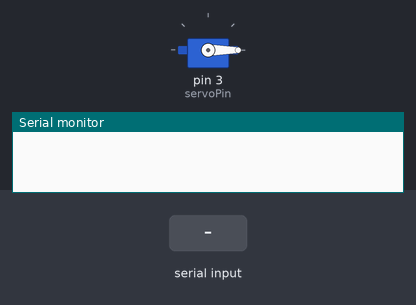
Simulated run of this sketch. Board: Arduino Uno, built with avr-gcc and run on an emulated ATmega328P. Parts: servo, the last lines printed to the serial monitor. Inputs (shaded band) come from the test bench.

Above: at 1.2 s.
1.3 s: "90,45\n" received over Serial
At 1.8 s:
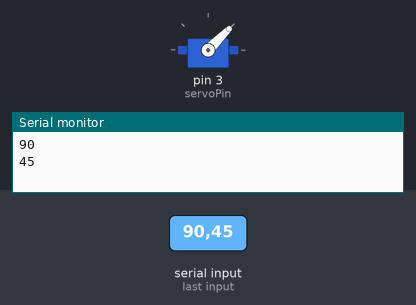
2.9 s: "30,150\n" received over Serial
At 4.2 s:
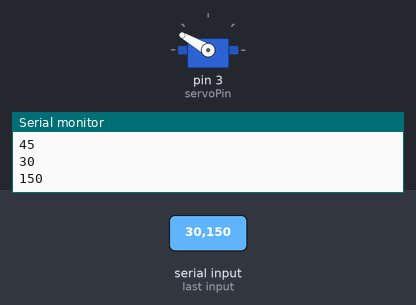
4.5 s: "200\n" received over Serial
At 5.4 s:
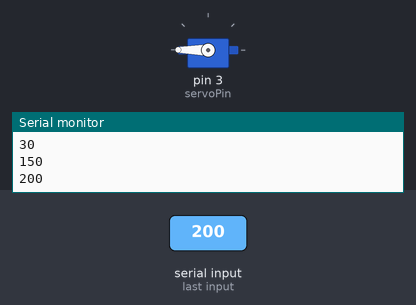
6.0 s: "90\n" received over Serial
At 6.6 s:
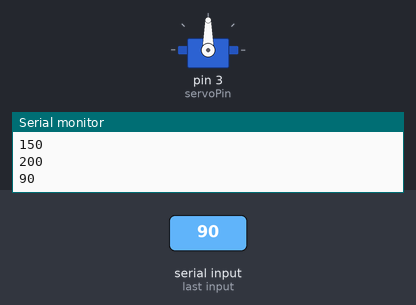
Timing chart, 0 to 8.5 s (numbered marks = the images above; inputs shaded):
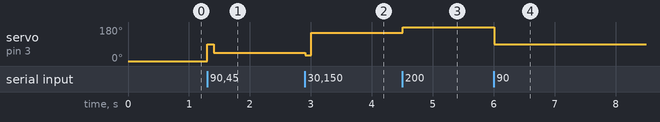

The sketch:

understanding_servo.ino
```cpp
#include <Servo.h>

// Define var to store the state of the input pin
// This var will also be modified to become angle of rotation of servo
int angle;
// Define var to input angle of rotation from serial monitor
int angleInput;

// Create servo object to interact with servo
Servo myServo;

// Define the pin for PWM control
const int servoPin = 3;  // Pin 3 will be used for controlling the servo

void setup() {
  // Initialize serial communication for debugging
  Serial.begin(9600);

  // // Set A0 as an input
  // pinMode(A0, INPUT); // This is the potentiometer
  // // Set led as output
  // pinMode(led, OUTPUT); // This was for testing potentiometer

  // Attach the Servo object to pin connected to servo
  myServo.attach(servoPin);
}

void loop() {
  // // Read the state of A0 (potentiometer) in form of int between 0-1023
  // angle = analogRead(A0);
  // // Divide potentiometer input to be in form of the servo angle input (0-180)
  // angle = angle / (5.683);
  // // Move the servo to the angle calculated and print for testing
  // myServo.write(angle);
  // Serial.println(angle);


  // Check if data is available in the Serial buffer
  if (Serial.available() > 0) {
    // Read the integer from the Serial Monitor
    angleInput = Serial.parseInt();
    // Print the angle to screen and read for saving the value
    Serial.println(angleInput);
    Serial.read();
  }
  // Move the servo to the angle inputted
  myServo.write(angleInput);

  // Add a small delay to avoid flooding the serial monitor
  delay(100);
}
```

Measured:
- after the input at 1.3 s, servo on pin 3 (servoPin): 0° → 90° at once, → 45° 0.10 s later
- after the input at 2.9 s, servo on pin 3 (servoPin): 45° → 30° at once, → 150° 0.10 s later
- after the input at 4.5 s, servo on pin 3 (servoPin): 150° → 180° at once
- after the input at 6.0 s, servo on pin 3 (servoPin): 180° → 90° at once
